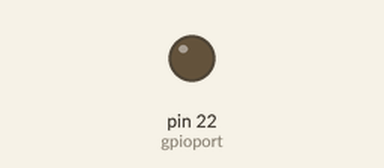
Bench run of a program on a simulated Raspberry Pi (header pin numbers). Shown: output pins drawn as LEDs (lit = HIGH).

Above: at 0.05 s.
At 0.95 s:
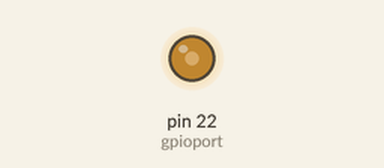
At 1.9 s:
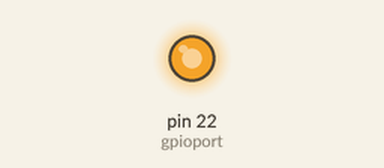
At 3.8 s:
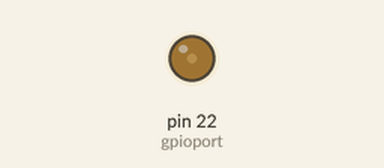
Timing chart, 0 to 5.5 s (numbered marks = the images above):
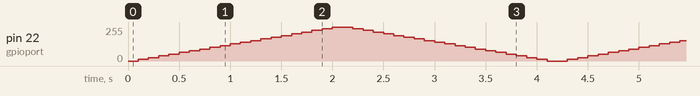

The program:

gpio_out_pwm2.py
```python
# (licence header left out)
# IMPORT AREA
import RPi.GPIO as GPIO
import time
import sys


# GLOBAL DATA AREA
GPIO.setmode(GPIO.BOARD)        # BOARD means use PHYSICAL RPI pin scheme
gpioport=22                     # here phys pin 22  (GPIO25)
GPIO.setup(gpioport, GPIO.OUT)  # define the gpioport to be an GPIO OUTPUT PORT


# FUNCTION AREA


# MAIN AREA
if __name__ == "__main__":

   p = GPIO.PWM(gpioport, 50)  # define the gpioport to use Pulse Width Modulation with a frequency of 50Hz
   p.start(0)                  # start the PWM (actually force voltage to the pin)
   try:
      while True:
         # glow up the LED:
         for dc in range(0, 101, 5):
            p.ChangeDutyCycle(dc)  # increase from 0% to 100% duty cycle, step of 5 % ("dim up part")
            time.sleep(0.1)        # free some CPU cycles in the loop

         # dim the LED:
         for dc in range(100, -1, -5):
            p.ChangeDutyCycle(dc)  # decrease the duty cycle from 100% to 0% ("dim down part")
            time.sleep(0.1)        # free some CPU cycles in the loop
   except KeyboardInterrupt:
      # execute this block if Ctrl C=KeyboardInterrupt is typed on the keyboard
      print "I am the exception block that avoid the code to bail out"

   # continue here after running the print statement above
   p.stop() # Stop the PWM scheme. PWM will also stop if the instance variable 'p' goes out of scope

   # proper GPIO cleanup as well as return to outer shell with no expected errors:
   GPIO.cleanup() # reset the GPIO setup
   sys.exit(0)    # All exits back to outer shell should leave 0 if no error(s) and >< 0 if failing
```
